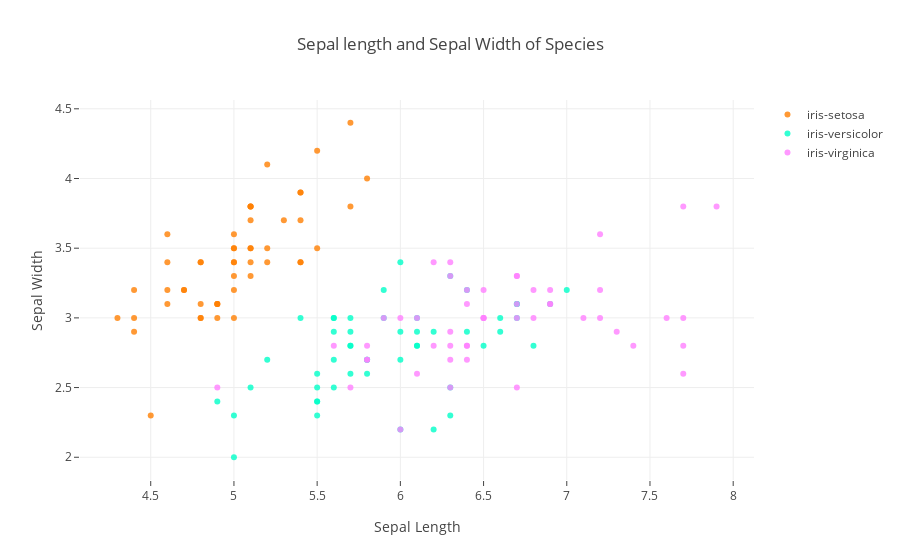

The cell this chart's notebook holds for it:
### Markdown cell above
#  Relation Between Sepal Length And Sepal Width

### Code cell
#import graph_obj as go
import plotly.graph_objs as go

#split the datasets according to the respective species so that
#easier while plotting scatter plots
df1=iris_df.iloc[:50,:]
df2=iris_df.iloc[50:100,:]
df3=iris_df.iloc[100:150,:]
#creating traces
trace1 = go.Scatter(
    #x=x-axis
    x=df1.sepal_length,
    #y=y-axis
    y=df1.sepal_width,
    #mode defines the type of plot eg-lines,markers,line+markers
    mode='markers',
    #name pf the plots
    name='iris-setosa',
    #markers->color and alpha of the respective trace
    marker=dict(color = 'rgba(255, 128, 2, 0.8)'),
    #the hover text
    text=df1.species)
trace2 = go.Scatter(
    x=df2.sepal_length,
    y=df2.sepal_width,
    mode='markers',
    name='iris-versicolor',
    marker=dict(color = 'rgba(0, 255, 200, 0.8)'),
    text=df2.species)
trace3 = go.Scatter(
    x=df3.sepal_length,
    y=df3.sepal_width,
    mode='markers',
    name='iris-virginica',
    marker=dict(color = 'rgba(255, 128, 255, 0.8)'),
    text=df3.species)
#a list of all the traces
data_list=[trace1,trace2,trace3]
#it is a dictionary containing info about title,axis etc
layout=dict(title='Sepal length and Sepal Width of Species',
               xaxis=dict(title='Sepal Length',ticklen=5,zeroline=False),
               yaxis=dict(title='Sepal Width',ticklen=5,zeroline=False)
            )
#fig object includes data and layout
fig=dict(data=data_list,layout=layout)
#plotting the fig
py.offline.iplot(fig)

### Figure 1 — Plotly figure (JSON) as saved in the notebook; plotly's stock layout.template omitted (floating-point values rounded to 4 significant figures)
{"data": [{"marker": {"color": "rgba(255, 128, 2, 0.8)"}, "mode": "markers", "name": "iris-setosa", "text": ["iris-sesota", "iris-sesota", "iris-sesota", "iris-sesota", "iris-sesota", "iris-sesota", "iris-sesota", "iris-sesota", "iris-sesota", "iris-sesota", "iris-sesota", "iris-sesota", "iris-sesota", "iris-sesota", "iris-sesota", "iris-sesota", "iris-sesota", "iris-sesota", "iris-sesota", "iris-sesota", "iris-sesota", "iris-sesota", "iris-sesota", "iris-sesota", "iris-sesota", "iris-sesota", "iris-sesota", "iris-sesota", "iris-sesota", "iris-sesota", "iris-sesota", "iris-sesota", "iris-sesota", "iris-sesota", "iris-sesota", "iris-sesota", "iris-sesota", "iris-sesota", "iris-sesota", "iris-sesota", "iris-sesota", "iris-sesota", "iris-sesota", "iris-sesota", "iris-sesota", "iris-sesota", "iris-sesota", "iris-sesota", "iris-sesota", "iris-sesota"], "type": "scatter", "uid": "25a63cca-8682-11e8-a2ce-b0359f545a0f", "x": [5.1, 4.9, 4.7, 4.6, 5, 5.4, 4.6, 5, 4.4, 4.9, 5.4, 4.8, 4.8, 4.3, 5.8, 5.7, 5.4, 5.1, 5.7, 5.1, 5.4, 5.1, 4.6, 5.1, 4.8, 5, 5, 5.2, 5.2, 4.7, 4.8, 5.4, 5.2, 5.5, 4.9, 5, 5.5, 4.9, 4.4, 5.1, 5, 4.5, 4.4, 5, 5.1, 4.8, 5.1, 4.6, 5.3, 5], "y": [3.5, 3, 3.2, 3.1, 3.6, 3.9, 3.4, 3.4, 2.9, 3.1, 3.7, 3.4, 3, 3, 4, 4.4, 3.9, 3.5, 3.8, 3.8, 3.4, 3.7, 3.6, 3.3, 3.4, 3, 3.4, 3.5, 3.4, 3.2, 3.1, 3.4, 4.1, 4.2, 3.1, 3.2, 3.5, 3.1, 3, 3.4, 3.5, 2.3, 3.2, 3.5, 3.8, 3, 3.8, 3.2, 3.7, 3.3]}, {"marker": {"color": "rgba(0, 255, 200, 0.8)"}, "mode": "markers", "name": "iris-versicolor", "text": ["iris-versicolor", "iris-versicolor", "iris-versicolor", "iris-versicolor", "iris-versicolor", "iris-versicolor", "iris-versicolor", "iris-versicolor", "iris-versicolor", "iris-versicolor", "iris-versicolor", "iris-versicolor", "iris-versicolor", "iris-versicolor", "iris-versicolor", "iris-versicolor", "iris-versicolor", "iris-versicolor", "iris-versicolor", "iris-versicolor", "iris-versicolor", "iris-versicolor", "iris-versicolor", "iris-versicolor", "iris-versicolor", "iris-versicolor", "iris-versicolor", "iris-versicolor", "iris-versicolor", "iris-versicolor", "iris-versicolor", "iris-versicolor", "iris-versicolor", "iris-versicolor", "iris-versicolor", "iris-versicolor", "iris-versicolor", "iris-versicolor", "iris-versicolor", "iris-versicolor", "iris-versicolor", "iris-versicolor", "iris-versicolor", "iris-versicolor", "iris-versicolor", "iris-versicolor", "iris-versicolor", "iris-versicolor", "iris-versicolor", "iris-versicolor"], "type": "scatter", "uid": "25a63ccb-8682-11e8-8d19-b0359f545a0f", "x": [7, 6.4, 6.9, 5.5, 6.5, 5.7, 6.3, 4.9, 6.6, 5.2, 5, 5.9, 6, 6.1, 5.6, 6.7, 5.6, 5.8, 6.2, 5.6, 5.9, 6.1, 6.3, 6.1, 6.4, 6.6, 6.8, 6.7, 6, 5.7, 5.5, 5.5, 5.8, 6, 5.4, 6, 6.7, 6.3, 5.6, 5.5, 5.5, 6.1, 5.8, 5, 5.6, 5.7, 5.7, 6.2, 5.1, 5.7], "y": [3.2, 3.2, 3.1, 2.3, 2.8, 2.8, 3.3, 2.4, 2.9, 2.7, 2, 3, 2.2, 2.9, 2.9, 3.1, 3, 2.7, 2.2, 2.5, 3.2, 2.8, 2.5, 2.8, 2.9, 3, 2.8, 3, 2.9, 2.6, 2.4, 2.4, 2.7, 2.7, 3, 3.4, 3.1, 2.3, 3, 2.5, 2.6, 3, 2.6, 2.3, 2.7, 3, 2.9, 2.9, 2.5, 2.8]}, {"marker": {"color": "rgba(255, 128, 255, 0.8)"}, "mode": "markers", "name": "iris-virginica", "text": ["iris-virginica", "iris-virginica", "iris-virginica", "iris-virginica", "iris-virginica", "iris-virginica", "iris-virginica", "iris-virginica", "iris-virginica", "iris-virginica", "iris-virginica", "iris-virginica", "iris-virginica", "iris-virginica", "iris-virginica", "iris-virginica", "iris-virginica", "iris-virginica", "iris-virginica", "iris-virginica", "iris-virginica", "iris-virginica", "iris-virginica", "iris-virginica", "iris-virginica", "iris-virginica", "iris-virginica", "iris-virginica", "iris-virginica", "iris-virginica", "iris-virginica", "iris-virginica", "iris-virginica", "iris-virginica", "iris-virginica", "iris-virginica", "iris-virginica", "iris-virginica", "iris-virginica", "iris-virginica", "iris-virginica", "iris-virginica", "iris-virginica", "iris-virginica", "iris-virginica", "iris-virginica", "iris-virginica", "iris-virginica", "iris-virginica", "iris-virginica"], "type": "scatter", "uid": "25a63ccc-8682-11e8-9625-b0359f545a0f", "x": [6.3, 5.8, 7.1, 6.3, 6.5, 7.6, 4.9, 7.3, 6.7, 7.2, 6.5, 6.4, 6.8, 5.7, 5.8, 6.4, 6.5, 7.7, 7.7, 6, 6.9, 5.6, 7.7, 6.3, 6.7, 7.2, 6.2, 6.1, 6.4, 7.2, 7.4, 7.9, 6.4, 6.3, 6.1, 7.7, 6.3, 6.4, 6, 6.9, 6.7, 6.9, 5.8, 6.8, 6.7, 6.7, 6.3, 6.5, 6.2, 5.9], "y": [3.3, 2.7, 3, 2.9, 3, 3, 2.5, 2.9, 2.5, 3.6, 3.2, 2.7, 3, 2.5, 2.8, 3.2, 3, 3.8, 2.6, 2.2, 3.2, 2.8, 2.8, 2.7, 3.3, 3.2, 2.8, 3, 2.8, 3, 2.8, 3.8, 2.8, 2.8, 2.6, 3, 3.4, 3.1, 3, 3.1, 3.1, 3.1, 2.7, 3.2, 3.3, 3, 2.5, 3, 3.4, 3]}], "layout": {"title": "Sepal length and Sepal Width of Species", "xaxis": {"ticklen": 5, "title": "Sepal Length", "zeroline": false}, "yaxis": {"ticklen": 5, "title": "Sepal Width", "zeroline": false}}}
